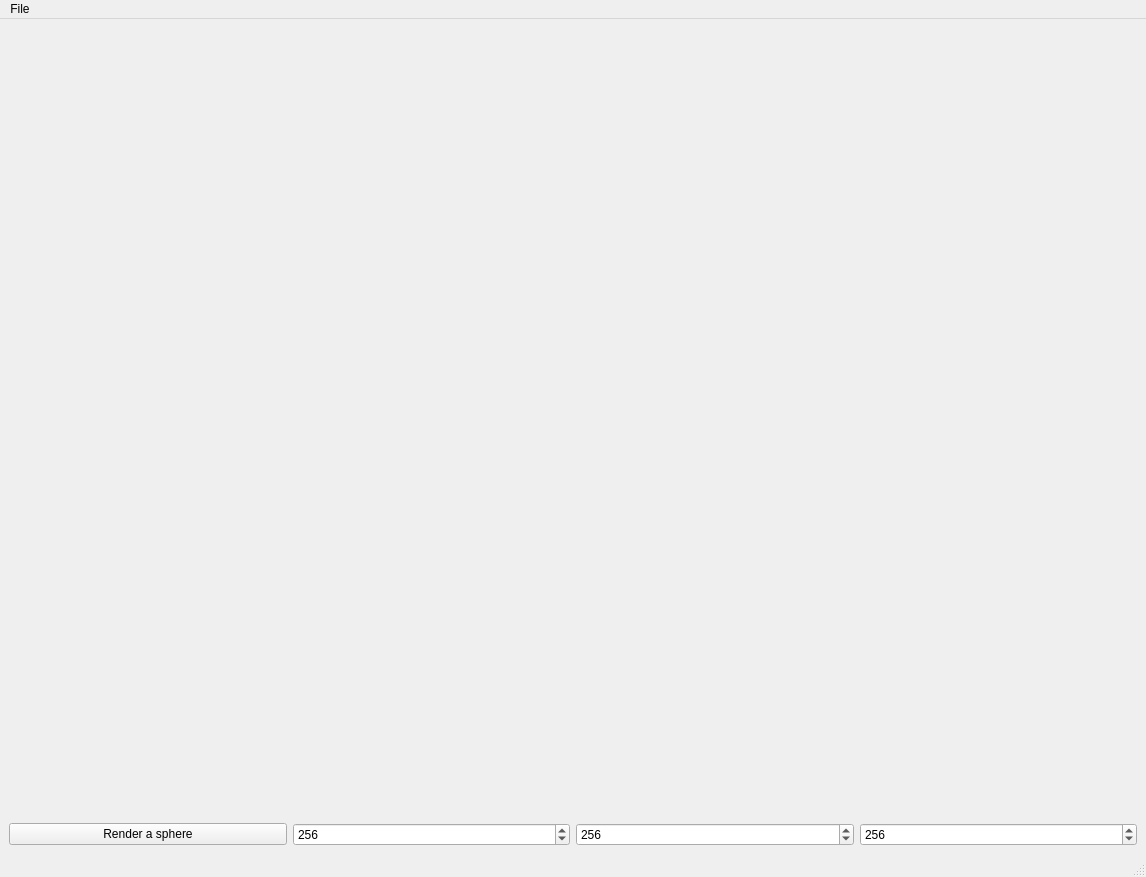
<?xml version="1.0" encoding="UTF-8"?>
<ui version="4.0">
 <class>MainWindow</class>
 <widget class="QMainWindow" name="MainWindow">
  <property name="geometry">
   <rect>
    <x>0</x>
    <y>0</y>
    <width>1146</width>
    <height>877</height>
   </rect>
  </property>
  <property name="windowTitle">
   <string>MainWindow</string>
  </property>
  <widget class="QWidget" name="centralwidget">
   <layout class="QVBoxLayout" name="verticalLayout">
    <item>
     <widget class="VolumeDisplayWidget" name="widget" native="true">
      <property name="minimumSize">
       <size>
        <width>0</width>
        <height>600</height>
       </size>
      </property>
     </widget>
    </item>
    <item>
     <layout class="QHBoxLayout" name="horizontalLayout">
      <item>
       <widget class="QPushButton" name="pushButtonRenderSphere">
        <property name="text">
         <string>Render a sphere</string>
        </property>
       </widget>
      </item>
      <item>
       <widget class="QSpinBox" name="spinBoxX">
        <property name="minimum">
         <number>1</number>
        </property>
        <property name="maximum">
         <number>9999</number>
        </property>
        <property name="value">
         <number>256</number>
        </property>
       </widget>
      </item>
      <item>
       <widget class="QSpinBox" name="spinBoxY">
        <property name="minimum">
         <number>1</number>
        </property>
        <property name="maximum">
         <number>9999</number>
        </property>
        <property name="value">
         <number>256</number>
        </property>
       </widget>
      </item>
      <item>
       <widget class="QSpinBox" name="spinBoxZ">
        <property name="minimum">
         <number>1</number>
        </property>
        <property name="maximum">
         <number>9999</number>
        </property>
        <property name="value">
         <number>256</number>
        </property>
       </widget>
      </item>
     </layout>
    </item>
   </layout>
  </widget>
  <widget class="QMenuBar" name="menubar">
   <property name="geometry">
    <rect>
     <x>0</x>
     <y>0</y>
     <width>1146</width>
     <height>22</height>
    </rect>
   </property>
   <widget class="QMenu" name="menuFile">
    <property name="title">
     <string>File</string>
    </property>
    <addaction name="actionLoad"/>
   </widget>
   <addaction name="menuFile"/>
  </widget>
  <widget class="QStatusBar" name="statusbar"/>
  <action name="actionLoad">
   <property name="text">
    <string>Load</string>
   </property>
  </action>
 </widget>
 <customwidgets>
  <customwidget>
   <class>VolumeDisplayWidget</class>
   <extends>QWidget</extends>
   <header>volumedisplaywidget.h</header>
   <container>1</container>
  </customwidget>
 </customwidgets>
 <resources/>
 <connections/>
</ui>
